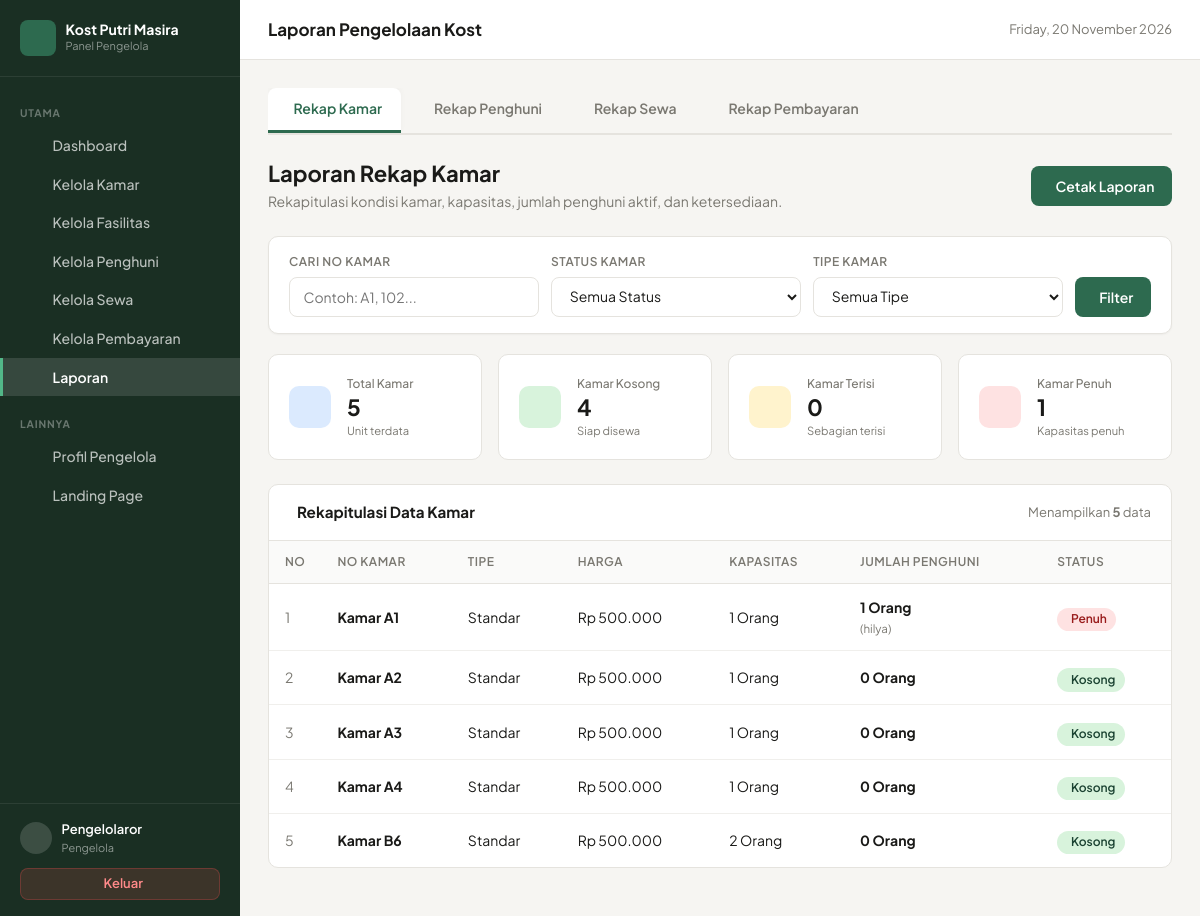
Screenshot of /admin/laporan/kamar.php (signed in) with the database file from the repository.
### tables this page shows
CREATE TABLE `kamar` (
  `id_kamar` int NOT NULL,
  `nomor_kamar` varchar(20) NOT NULL,
  `tipe_kamar` varchar(50) DEFAULT NULL,
  `kapasitas` int NOT NULL DEFAULT '1',
  `harga` decimal(12,2) NOT NULL,
  `status` enum('kosong','terisi','penuh') NOT NULL DEFAULT 'kosong',
  `keterangan` text,
  `created_at` timestamp NULL DEFAULT CURRENT_TIMESTAMP
);

### includes/auth_check.php (called while the page is built, shortened)
<?php
function isLoggedIn(): bool {
    return isset($_SESSION['user_id']) && !empty($_SESSION['user_id']);
}
function currentUser(): ?array {
    return [
        'id_user'     => $_SESSION['user_id'] ?? null,
        'nama'        => $_SESSION['nama'] ?? '',
        'username'    => $_SESSION['username'] ?? '',
        'role'        => $_SESSION['role'] ?? '',
        'id_penghuni' => $_SESSION['id_penghuni'] ?? null,
    ];
}

### includes/functions.php (called while the page is built, shortened)
<?php
function e(?string $string): string {
    return htmlspecialchars((string)$string, ENT_QUOTES, 'UTF-8');
}
function formatRupiah(float|int|string $angka, bool $denganSimbol = true): string {
    $nominal = (float) $angka;
    $hasil = number_format($nominal, 0, ',', '.');
    return $denganSimbol ? 'Rp ' . $hasil : $hasil;
}

### admin/laporan/kamar.php (the view, shortened to what this page needs)
<?php
require_once __DIR__ . '/../../config/database.php';
require_once __DIR__ . '/../../includes/functions.php';
require_once __DIR__ . '/../../includes/auth_check.php';
$user = currentUser();
$q_kamar      = trim($_GET['q_kamar'] ?? '');
$where = [];
$params = [];
$whereSql = !empty($where) ? "WHERE " . implode(" AND ", $where) : "";
try {
    $stmtKamar = $pdo->prepare("
        SELECT
            k.id_kamar, k.nomor_kamar, k.tipe_kamar, k.harga, k.kapasitas,
            COUNT(s.id_sewa) AS jumlah_penghuni,
            GROUP_CONCAT(u.nama ORDER BY u.nama SEPARATOR ', ') AS daftar_penghuni
        FROM kamar k
        LEFT JOIN sewa s ON k.id_kamar = s.id_kamar AND s.status = 'aktif'
        LEFT JOIN penghuni p ON s.id_penghuni = p.id_penghuni
        LEFT JOIN users u ON p.id_user = u.id_user
        {$whereSql}
        GROUP BY k.id_kamar, k.nomor_kamar, k.tipe_kamar, k.harga, k.kapasitas
        ORDER BY k.nomor_kamar ASC
    ");
    $stmtKamar->execute($params);
    $rawKamar = $stmtKamar->fetchAll();
} catch (PDOException $e) {
    $rawKamar = [];
}
$daftarKamar = [];
$totalKamar = 0;
$kamarKosong = 0;
$kamarTerisi = 0;
$kamarPenuh  = 0;
foreach ($rawKamar as $km) {
    $kap = max(1, (int)$km['kapasitas']);
    $jml = (int)$km['jumlah_penghuni'];
    if ($jml === 0) {
        $st = 'kosong';
    } elseif ($jml < $kap) {
        $st = 'terisi';
    } else {
        $st = 'penuh';
    }
    $km['status_hitung'] = $st;
    $daftarKamar[] = $km;
    $totalKamar++;
    if ($st === 'kosong') $kamarKosong++;
    elseif ($st === 'terisi') $kamarTerisi++;
    else $kamarPenuh++;
}
?><!DOCTYPE html>
<html lang="id">
<head>
<link rel="stylesheet" href="../../assets/css/app.css">
</head>
<body>
<div class="layout">
<aside class="sidebar" id="sidebarPanel">
    <div class="sb-brand">
        <div class="sb-ico"><i class="ph ph-house-line"></i></div>
        <div>
            <div class="sb-name">Kost Putri Masira</div>
            <span class="sb-sub">Panel Pengelola</span>
        </div>
    </div>
    <nav class="sb-nav">
        <div class="sb-label">Utama</div>
        <a href="../dashboard.php" class="sb-link"><i class="ph ph-squares-four"></i> Dashboard</a>
        <a href="../kamar/index.php" class="sb-link"><i class="ph ph-door"></i> Kelola Kamar</a>
        <a href="../fasilitas/index.php" class="sb-link"><i class="ph ph-sparkle"></i> Kelola Fasilitas</a>
        <a href="../penghuni/index.php" class="sb-link"><i class="ph ph-users-three"></i> Kelola Penghuni</a>
        <a href="../sewa/index.php" class="sb-link"><i class="ph ph-key"></i> Kelola Sewa</a>
        <a href="../pembayaran/index.php" class="sb-link"><i class="ph ph-credit-card"></i> Kelola Pembayaran</a>
        <a href="index.php" class="sb-link active"><i class="ph ph-chart-bar"></i> Laporan</a>
        <div class="sb-label" style="margin-top:.5rem">Lainnya</div>
        <a href="../profil.php" class="sb-link"><i class="ph ph-user-circle"></i> Profil Pengelola</a>
        <a href="../../index.php" class="sb-link" target="_blank" rel="noopener"><i class="ph ph-globe"></i> Landing Page</a>
    </nav>
    <div class="sb-foot">
        <div class="sb-user">
            <div class="sb-avatar"><i class="ph ph-user"></i></div>
            <div>
                <div class="sb-uname"><?= e($user['nama'] ?? 'Pengelola') ?></div>
                <div class="sb-urole">Pengelola</div>
            </div>
        </div>
        <a href="../../logout.php" class="btn-logout"><i class="ph ph-sign-out"></i> Keluar</a>
    </div>
</aside>
<div class="main">
    <header class="topbar">
        <div class="topbar-title">Laporan Pengelolaan Kost</div>
        <div class="topbar-actions">
            <div class="topbar-date"><i class="ph ph-calendar"></i> <?= date('l, d F Y') ?></div>
        </div>
    </header>
    <main class="content">
        <div class="report-nav-tabs no-print">
            <a href="kamar.php" class="report-nav-item active"><i class="ph ph-door"></i> Rekap Kamar</a>
            <a href="penghuni.php" class="report-nav-item"><i class="ph ph-users-three"></i> Rekap Penghuni</a>
            <a href="sewa.php" class="report-nav-item"><i class="ph ph-key"></i> Rekap Sewa</a>
            <a href="pembayaran.php" class="report-nav-item"><i class="ph ph-credit-card"></i> Rekap Pembayaran</a>
        </div>
        <div class="pg-header">
            <div>
                <h1 class="pg-title">Laporan Rekap Kamar</h1>
                <p class="pg-sub">Rekapitulasi kondisi kamar, kapasitas, jumlah penghuni aktif, dan ketersediaan.</p>
            </div>
            <div>
                <button type="button" onclick="window.print()" class="btn-print">
                    <i class="ph ph-printer"></i> Cetak Laporan
                </button>
            </div>
        </div>
        <div class="filter-card no-print">
            <form action="kamar.php" method="GET" class="filter-form">
                <div class="fg">
                    <label class="fl" for="q_kamar">Cari No Kamar</label>
                    <input type="text" id="q_kamar" name="q_kamar" class="fi" placeholder="Contoh: A1, 102..." value="<?= e($q_kamar) ?>">
                </div>
                <div class="fg">
                    <label class="fl" for="status_kamar">Status Kamar</label>
                    <select id="status_kamar" name="status_kamar" class="fi">
                        <option value="">Semua Status</option>
                    </select>
                </div>
                <div class="fg">
                    <label class="fl" for="tipe_kamar">Tipe Kamar</label>
                    <select id="tipe_kamar" name="tipe_kamar" class="fi">
                        <option value="">Semua Tipe</option>
                    </select>
                </div>
                <div class="filter-btns">
                    <button type="submit" class="btn-filter"><i class="ph ph-funnel"></i> Filter</button>
                </div>
            </form>
        </div>
        <div class="stats">
            <div class="sc">
                <div class="sc-ico ico-b"><i class="ph ph-door"></i></div>
                <div>
                    <div class="sc-label">Total Kamar</div>
                    <div class="sc-val"><?= $totalKamar ?></div>
                    <div class="sc-sub">Unit terdata</div>
                </div>
            </div>
            <div class="sc">
                <div class="sc-ico ico-g"><i class="ph ph-check-circle"></i></div>
                <div>
                    <div class="sc-label">Kamar Kosong</div>
                    <div class="sc-val"><?= $kamarKosong ?></div>
                    <div class="sc-sub">Siap disewa</div>
                </div>
            </div>
            <div class="sc">
                <div class="sc-ico ico-a"><i class="ph ph-users"></i></div>
                <div>
                    <div class="sc-label">Kamar Terisi</div>
                    <div class="sc-val"><?= $kamarTerisi ?></div>
                    <div class="sc-sub">Sebagian terisi</div>
                </div>
            </div>
            <div class="sc">
                <div class="sc-ico ico-r"><i class="ph ph-lock"></i></div>
                <div>
                    <div class="sc-label">Kamar Penuh</div>
                    <div class="sc-val"><?= $kamarPenuh ?></div>
                    <div class="sc-sub">Kapasitas penuh</div>
                </div>
            </div>
        </div>
        <div class="panel">
            <div class="panel-head">
                <div class="panel-title">
                    <i class="ph ph-door"></i> Rekapitulasi Data Kamar
                </div>
                <div style="font-size:.8125rem;color:var(--muted)">
                    Menampilkan <strong><?= count($daftarKamar) ?></strong> data
                </div>
            </div>
            <div class="table-wrap">
                <?php if (empty($daftarKamar)): ?>
                <div class="empty">
                    <i class="ph ph-magnifying-glass" style="font-size:2rem;display:block;margin-bottom:.5rem;opacity:.5"></i>
                    Tidak ada data kamar yang sesuai dengan kriteria filter.
                </div>
                <?php else: ?>
                <div class="table-wrap">
                <table>
                    <thead>
                        <tr>
                            <th style="width:50px">No</th>
                            <th>No Kamar</th>
                            <th>Tipe</th>
                            <th>Harga</th>
                            <th>Kapasitas</th>
                            <th>Jumlah Penghuni</th>
                            <th>Status</th>
                        </tr>
                    </thead>
                    <tbody>
                        <?php foreach ($daftarKamar as $idx => $k): ?>
                        <tr>
                            <td style="color:var(--muted)"><?= $idx + 1 ?></td>
                            <td><strong>Kamar <?= e($k['nomor_kamar']) ?></strong></td>
                            <td><?= e($k['tipe_kamar'] ?: 'Standar') ?></td>
                            <td style="white-space:nowrap"><?= formatRupiah($k['harga']) ?></td>
                            <td><?= (int)$k['kapasitas'] ?> Orang</td>
                            <td>
                                <strong><?= (int)$k['jumlah_penghuni'] ?> Orang</strong>
                                <?php if (!empty($k['daftar_penghuni'])): ?>
                                <div style="font-size:.72rem;color:var(--muted);margin-top:.15rem">
                                    (<?= e($k['daftar_penghuni']) ?>)
                                </div>
                                <?php endif; ?>
                            </td>
                            <td>
                                <?php if ($k['status_hitung'] === 'penuh'): ?>
                                <span class="badge bg-r"><i class="ph ph-lock"></i> Penuh</span>
                                <?php elseif ($k['status_hitung'] === 'terisi'): ?>
                                <span class="badge bg-a"><i class="ph ph-users"></i> Terisi</span>
                                <?php else: ?>
                                <span class="badge bg-g"><i class="ph ph-check"></i> Kosong</span>
                                <?php endif; ?>
                            </td>
                        </tr>
                        <?php endforeach; ?>
                    </tbody>
                </table>
                </div>
                <?php endif; ?>
            </div>
        </div>
    </main>
</div>
</div>
</body>
</html>

### admin/laporan/kamar.php (style rules this page uses)
.report-nav-tabs { display:flex;gap:.5rem;margin-bottom:1.5rem;border-bottom:2px solid var(--border);padding-bottom:.25rem;overflow-x:auto }
.report-nav-item { display:inline-flex;align-items:center;gap:.45rem;padding:.65rem 1.15rem;border-radius:8px 8px 0 0;font-size:.875rem;font-weight:600;color:var(--muted);text-decoration:none;transition:all .15s ease;white-space:nowrap;border-bottom:3px solid transparent;margin-bottom:-4px }
.report-nav-item.active { color:var(--green);border-bottom-color:var(--green);background:#fff;box-shadow:0 -2px 6px rgba(0,0,0,.03) }

### rows the page displays
kamar: nomor_kamar "A1", tipe_kamar "Standar", harga "Rp 500.000", kapasitas "1", jumlah_penghuni "1", daftar_penghuni "hilya", shows "Penuh"
kamar: nomor_kamar "A2", tipe_kamar "Standar", harga "Rp 500.000", kapasitas "1", jumlah_penghuni "0", shows "Kosong"
kamar: nomor_kamar "A3", tipe_kamar "Standar", harga "Rp 500.000", kapasitas "1", jumlah_penghuni "0", shows "Kosong"
kamar: nomor_kamar "A4", tipe_kamar "Standar", harga "Rp 500.000", kapasitas "1", jumlah_penghuni "0", shows "Kosong"
kamar: nomor_kamar "B6", tipe_kamar "Standar", harga "Rp 500.000", kapasitas "2", jumlah_penghuni "0", shows "Kosong"

### other values shown
$user['nama'] "Pengelolaror"
$totalKamar "5"
$kamarKosong "4"
$kamarTerisi "0"
$kamarPenuh "1"
count($daftarKamar) "5"
